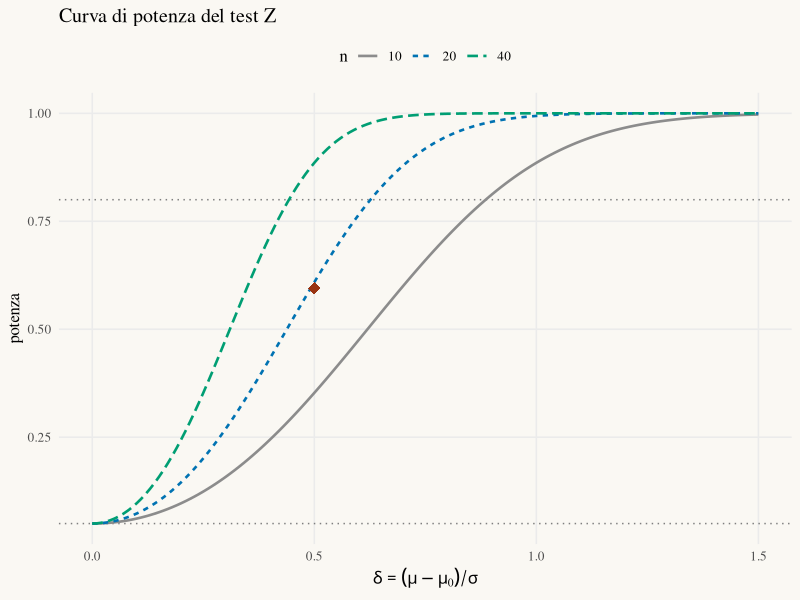

This figure's R source:
# ───────────────────────────────────────────────────────────────
# StatAtlas · Lab 09 — Test Z bilaterale: livello e potenza
# Con R ≥ 4.1 e lo stesso seed si ottengono le stesse statistiche di StatAtlas.
# ───────────────────────────────────────────────────────────────
library(tidyverse)

set.seed(2026)
n <- 20; B <- 1000; alpha <- 0.05; delta <- 0.5   # effetto in unità di σ (σ = 1, μ₀ = 0)
z_crit <- qnorm(1 - alpha / 2)
rifiuta <- function(z) abs(z) > z_crit

# Per ogni replica: un campione sotto H0, poi uno sotto H1 (stesso ordine di StatAtlas)
sim <- tibble(replica = seq_len(B)) |>
  mutate(z = map(replica, \(r) c(z0 = sqrt(n) * mean(rnorm(n, 0, 1)),
                                 z1 = sqrt(n) * mean(rnorm(n, delta, 1))))) |>
  unnest_wider(z)

potenza_teorica <- function(d, n) pnorm(-z_crit + d * sqrt(n)) + pnorm(-z_crit - d * sqrt(n))
sim |> summarise(errore_I = mean(rifiuta(z0)), potenza = mean(rifiuta(z1))) |>
  mutate(alpha = alpha, potenza_teorica = potenza_teorica(delta, n))

# n per potenza 80% (approssimato: trascura la coda opposta)
ceiling(((z_crit + qnorm(0.8)) / delta)^2)

theme_statatlas <- function(base_size = 12) {
  theme_minimal(base_size = base_size, base_family = "serif") +
    theme(panel.grid.minor = element_blank(), legend.position = "top",
          plot.background = element_rect(fill = "#FAF8F3", colour = NA))
}

# Curve di potenza per n/2, n, 2n
expand_grid(d = seq(0, 1.5, by = 0.01), n_ = c(max(2, round(n / 2)), n, 2 * n)) |>
  mutate(potenza = potenza_teorica(d, n_), n_ = factor(n_)) |>
  ggplot(aes(d, potenza, colour = n_, linetype = n_)) +
  geom_hline(yintercept = c(alpha, 0.8), linetype = "dotted", colour = "grey50") +
  geom_line(linewidth = 0.9) +
  annotate("point", x = delta, y = mean(rifiuta(sim$z1)), shape = 18, size = 4, colour = "#9A3412") +
  scale_colour_manual(values = c("grey55", "#0072B2", "#009E73")) +
  labs(title = "Curva di potenza del test Z", x = expression(delta == (mu - mu[0]) / sigma), y = "potenza", colour = "n", linetype = "n") +
  theme_statatlas()
